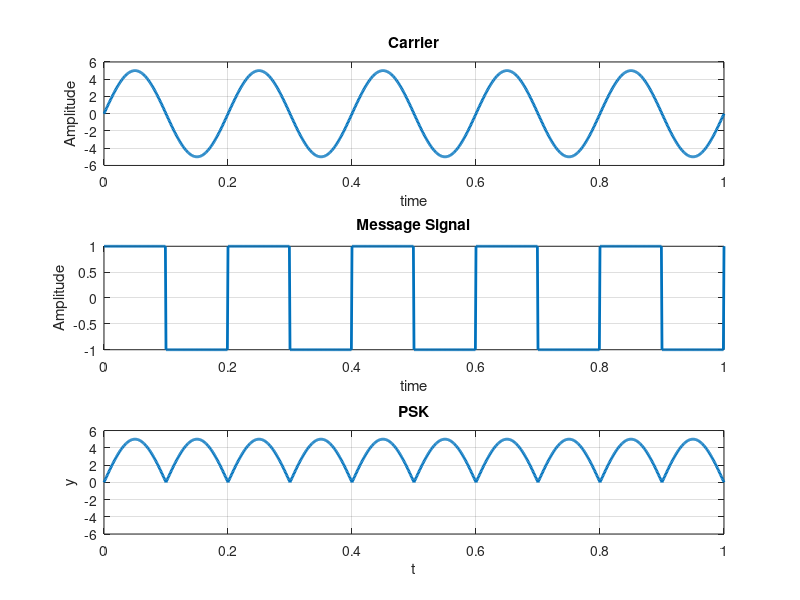

MATLAB code to generate this figure:
clear all;
clc;
close all;
set(0,'defaultlinelinewidth',2);
A=5;
t=0:.001:1;
f1=input('Carrier Sine wave frequency =');
f2=input('Message frequency =');
x=A.*sin(2*pi*f1*t);%Carrier Sine
subplot(3,1,1);
plot(t,x);
xlabel('time');
ylabel('Amplitude');
title('Carrier');
grid on;
u=square(2*pi*f2*t);%Message signal
subplot(3,1,2);
plot(t,u);
xlabel('time');
ylabel('Amplitude');
title('Message Signal');
grid on;

v=x.*u;%Sine wave multiplied with square wave
subplot(3,1,3);
plot(t,v);
axis([0 1 -6 6]);
xlabel('t');
ylabel('y');
title('PSK');
grid on;